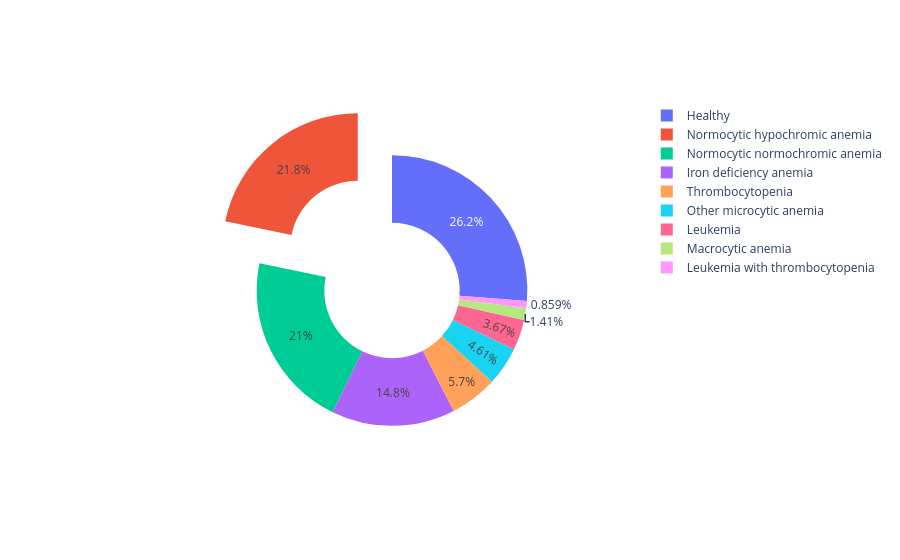

The cell this chart's notebook holds for it:
### Code cell
fig = go.Figure(data=[go.Pie(labels=data['Diagnosis'], pull=[0.4,0],hole=0.5)])
fig.show()

### Figure 1 — Plotly figure (JSON) as saved in the notebook; plotly's stock layout.template omitted (floating-point values rounded to 4 significant figures; data arrays with more than 128 entries replaced by an {"elided": "..."} marker saying what was removed)
{"data": [{"hole": 0.5, "labels": {"elided": "1281 str values"}, "pull": [0.4, 0], "type": "pie"}], "layout": {}}
